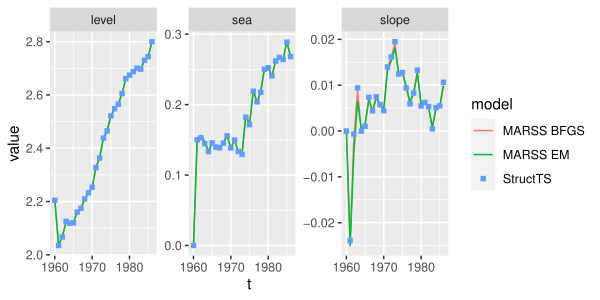

This figure's R source:
###################################################
### code chunk number 15: Cs304_structTS-bsm
###################################################
require(tidyr)
require(ggplot2)
df1 <- as.data.frame(fit1$fitted)
vars <- colnames(df1)
df2 <- as.data.frame(t(fit3$kf$xtt)[, 1:3])
colnames(df2) <- vars
df3 <- as.data.frame(t(fit4$kf$xtt)[, 1:3])
colnames(df3) <- vars
df1$model <- "StructTS"
df2$model <- "MARSS BFGS"
df3$model <- "MARSS EM"
df1$t <- as.vector(time(fit1$fitted))
df1$Qtr <- as.vector(cycle(fit1$fitted))
df2$t <- df1$t
df2$Qtr <- df1$Qtr
df3$t <- df1$t
df3$Qtr <- df1$Qtr
df <- rbind(df1, df2, df3)
df <- subset(df, Qtr == 1) %>% pivot_longer(all_of(vars))
ggplot(df, aes(x = t, y = value, color = model, linetype = model, shape = model)) +
  geom_line() +
  geom_point() +
  facet_wrap(~name, scales = "free") +
  scale_linetype_manual("model", values = c(1, 1, 0)) +
  scale_shape_manual("model", values = c(NA, NA, 15))
